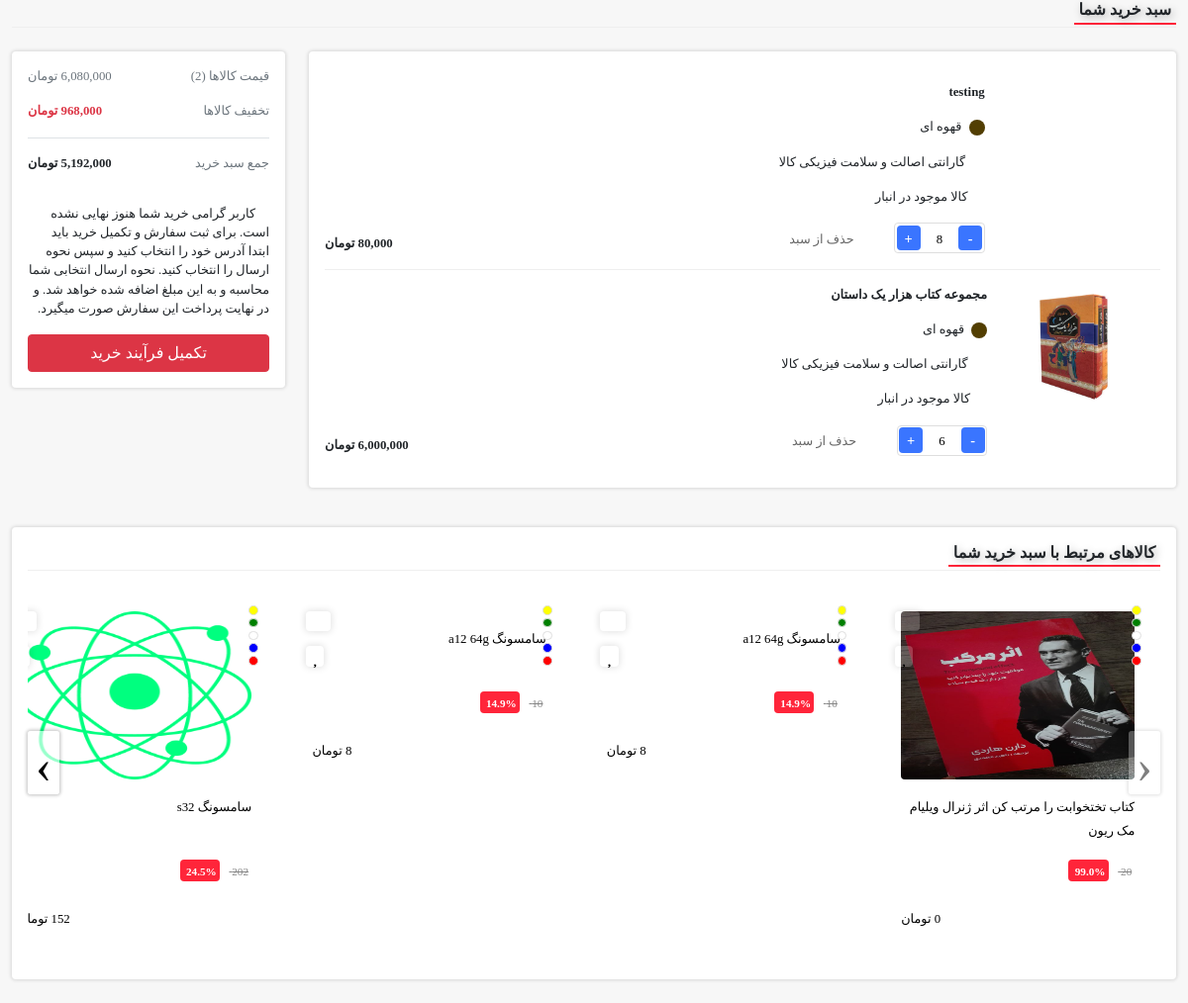
The page /product_shope/ (signed in) on the database its author committed.
### order_module/models.py (models this page shows, shortened)
class OrderDetail(models.Model):
    order = models.ForeignKey(Order, on_delete=models.CASCADE, verbose_name='سبد خرید')
    product = models.ForeignKey(Product, on_delete=models.CASCADE, verbose_name='محصول')
    final_price = models.IntegerField(null=True, blank=True, verbose_name='قیمت نهایی تکی محصول')
    count = models.IntegerField(verbose_name='تعداد')
    def price_is_sales(self):
        sum_price = 0
        sum_price += self.product.price * self.count
        return sum_price
    class Meta:
        verbose_name = 'جزییات سبد خرید'
        verbose_name_plural = 'لیست جزییات سبدهای خرید'

class Order(models.Model):
    user = models.ForeignKey(User, on_delete=models.CASCADE, verbose_name='کاربر')
    is_paid = models.BooleanField(verbose_name='نهایی شده/نشده')
    payment_date = models.DateField(null=True, blank=True, verbose_name='تاریخ پرداخت')
    def is_sale_prices(self):
        sum_price = 0
        for i in self.orderdetail_set.all():
            sum_price += (i.product.price - i.product.sale_price) * i.count
        return sum_price
    def calculate_total_price(self):
        total_amount = 0
        if self.is_paid:
            for order_detail in self.orderdetail_set.all():
                total_amount += order_detail.final_price * order_detail.count
        else:
            for order_detail in self.orderdetail_set.all():
                if order_detail.product.is_sale:
                    total_amount += order_detail.product.sale_price * order_detail.count
                else:
                    total_amount += order_detail.product.price * order_detail.count
        return total_amount
    def total_price(self):
        total_amount = 0
        if self.is_paid:
            for order_detail in self.orderdetail_set.all():
                total_amount += order_detail.final_price * order_detail.count
        else:
            for order_detail in self.orderdetail_set.all():
                    total_amount += order_detail.product.price * order_detail.count
        return total_amount
    class Meta:
        verbose_name = 'سبد خرید'
        verbose_name_plural = 'سبدهای خرید کاربران'

### products/models.py (models this page shows, shortened)
class Product(models.Model):
    image = models.ImageField(upload_to="products/images")
    name = models.CharField(max_length=100, db_index=True, verbose_name='عنوان')
    price = models.IntegerField(verbose_name="قیمت")
    sale_price = models.IntegerField(verbose_name="قیمت تخفیف", default=0)
    short_body = models.CharField(verbose_name="توضیحات کوتاه", max_length=300, db_index=True)
    body = models.TextField(db_index=True, verbose_name="توضیحات")
    is_active = models.BooleanField(default=True, verbose_name="فعال/غیرفعال")
    is_deleted = models.BooleanField(default=False, verbose_name="حذف شده/حذف نشده")
    is_sale = models.BooleanField(null=True, default=False, verbose_name="محصول تخفیف دارد./ندارد")
    discount_percent = models.DecimalField(verbose_name="درصد تخفیف", default=0, max_digits=3, decimal_places=1)
    slug = models.SlugField(default='', null=False, blank=True, max_length=200, unique=True,
                            verbose_name='عنوان در url', allow_unicode=True)
    category_product = models.ManyToManyField(category, verbose_name="دسته بندی",
                                              db_index=True)
    brand = models.ForeignKey(Brands, on_delete=models.CASCADE, verbose_name='برند', null=True, blank=True)
    def get_absolute_url(self):
        return reverse("detail", args=[self.slug, self.id])
    class Meta:
        verbose_name = 'محصول '
        verbose_name_plural = 'محصولات '

### user_profile/views.py (the view)
# urls.py: path('', views.order_cart.as_view(), name='cart'),
@method_decorator(login_required, name='dispatch')
class order_cart(View):
    def get(self, request):
        current_order, created = (Order.objects.prefetch_related('orderdetail_set').get_or_create
                                  (is_paid=False,user_id=request.user.id))
        count = current_order.orderdetail_set.count()
        ordered_products = current_order.orderdetail_set.values_list('product_id', flat=True)
        categories_in_cart = Product.objects.filter(id__in=ordered_products).values_list('category_product', flat=True)
        related_products = Product.objects.filter(category_product__in=categories_in_cart).exclude(
            id__in=ordered_products)
        return render(request, 'user_profile/carts_shope.html', context={'orders': current_order, "count": count,
                                                                         'product': related_products})

### user_profile/templates/user_profile/carts_shope.html
{% extends 'repository/base.html' %}
{% load poll_extras %}
{% load thumbnail %}
{% block contend %}
 <div id="order-detail-content">
        {% include 'user_profile/carts_shope_contend.html' %}
    </div>
{% endblock %}

### user_profile/templates/user_profile/carts_shope_contend.html (shortened to what this page needs)
{% load thumbnail %}
{% load poll_extras %}
	<main id="main-body-one-col" class="main-body">
        {% if orders.orderdetail_set.all %}
        	 <section class="mb-4">
            <section class="container-xxl">
                <section class="row">
                    <section class="col">
                        <section class="content-header">
                            <section class="d-flex justify-content-between align-items-center">
                                <h2 class="content-header-title">
                                    <span>سبد خرید شما</span>
                                </h2>
                            </section>
                        </section>
                        <section class="row mt-4">
                            <section class="col-md-9 mb-3">
                                <section class="content-wrapper bg-white p-3 rounded-2">
                                    {% for order in orders.orderdetail_set.all %}
                                    	<section class="cart-item d-md-flex py-3">
                                        <section class="cart-img align-self-start flex-shrink-1">
                                             {% if order.product.image %}
                                        	{% thumbnail order.product.image "700x700" quality=100 crop="center" as im %}
                                            <img class="" src="{{ im.url }}" alt="">
                                                {% endthumbnail %}
                                        {% endif %}
                                        </section>
                                        <section class="align-self-start w-100">
                                            <p class="fw-bold">{{ order.product.short_body }}</p>
                                            <p><span style="background-color: #523e02;" class="cart-product-selected-color me-1"></span> <span> قهوه ای</span></p>
                                            <p><i class="fa fa-shield-alt cart-product-selected-warranty me-1"></i> <span> گارانتی اصالت و سلامت فیزیکی کالا</span></p>
                                            <p><i class="fa fa-store-alt cart-product-selected-store me-1"></i> <span>کالا موجود در انبار</span></p>
                                            <section>
                                                <section class="cart-product-number d-inline-block ">
                                                    <button class="cart-number-down" onclick="change_min_max({{ order.id }},'decrease')">-</button>
                                                    <input class="" id="count_product" type="number" min="1"  step="1" value="{{ order.count }}" readonly="readonly">
                                                    <button class="cart-number-up" onclick="change_min_max({{ order.id }},'increase')">+</button>
                                                </section>
                                                <a class="text-decoration-none ms-4 cart-delete" onclick="remove_product({{ order.id }})"><i class="fa fa-trash-alt"></i> حذف از سبد</a>
                                            </section>
                                        </section>
                                        <section class="align-self-end flex-shrink-1">
                                            {% if order.product.is_sale %}
                                            	<section class="text-nowrap fw-bold">{{ order.price_is_sales | price }}</section>
                                                {% else %}
                                            	<section class="text-nowrap fw-bold">{{ order.price_is_sales | price }}</section>
                                            {% endif %}
                                        </section>
                                    </section>
                                    {% endfor %}
                                </section>
                            </section>
                            <section class="col-md-3">
                                <section class="content-wrapper bg-white p-3 rounded-2 cart-total-price">
                                    <section class="d-flex justify-content-between align-items-center">
                                        <p class="text-muted">قیمت کالاها ({{ count }})</p>
                                        <p class="text-muted">{{ orders.total_price | price }}</p>
                                    </section>
                                    <section class="d-flex justify-content-between align-items-center">
                                        <p class="text-muted">تخفیف کالاها</p>
                                        <p class="text-danger fw-bolder">{{ orders.is_sale_prices | price }}</p>
                                    </section>
                                    <section class="border-bottom mb-3"></section>
                                    <section class="d-flex justify-content-between align-items-center">
                                        <p class="text-muted">جمع سبد خرید</p>
                                        <p class="fw-bolder">{{ orders.calculate_total_price | price }}</p>
                                    </section>
                                    <p class="my-3">
                                        <i class="fa fa-info-circle me-1"></i>کاربر گرامی  خرید شما هنوز نهایی نشده است. برای ثبت سفارش و تکمیل خرید باید ابتدا آدرس خود را انتخاب کنید و سپس نحوه ارسال را انتخاب کنید. نحوه ارسال انتخابی شما محاسبه و به این مبلغ اضافه شده خواهد شد. و در نهایت پرداخت این سفارش صورت میگیرد.
                                    </p>
                                    <section class="">
                                        <a href="address.html" class="btn btn-danger d-block">تکمیل فرآیند خرید</a>
                                    </section>
                                </section>
                            </section>
                        </section>
                    </section>
                </section>
            </section>
        </section>
        {% endif %}
        <section class="mb-4">
            <section class="container-xxl">
                <section class="row">
                    <section class="col">
                        <section class="content-wrapper bg-white p-3 rounded-2">
                            <section class="content-header">
                                <section class="d-flex justify-content-between align-items-center">
                                    <h2 class="content-header-title">
                                        <span>کالاهای مرتبط با سبد خرید شما</span>
                                    </h2>
                                </section>
                            </section>
                            <section class="lazyload-wrapper">
                                <section class="lazyload light-owl-nav owl-carousel owl-theme owl-rtl owl-loaded owl-drag">
                                <div class="owl-stage-outer">
                                    <div class="owl-stage" style="transform: translate3d(0px, 0px, 0px); transition: all; width: 3272px;">
                                        {% for pro in product %}
                                        <div class="owl-item active" style="width: 287.4px; margin-left: 10px;">
                                        <section class="item">
                                        <section class="lazyload-item-wrapper">
                                            <section class="product">
                                                <section class="product-add-to-cart"><a href="#" data-bs-toggle="tooltip" data-bs-placement="left" title="" data-bs-original-title="افزودن به سبد خرید" aria-label="افزودن به سبد خرید"><i class="fa fa-cart-plus"></i></a></section>
                                                <section class="product-add-to-favorite"><a href="#" data-bs-toggle="tooltip" data-bs-placement="left" title="" data-bs-original-title="افزودن به علاقه مندی" aria-label="افزودن به علاقه مندی"><i class="fa fa-heart"></i></a></section>
                                                <a class="product-link" href="{{ pro.get_absolute_url }}">
                                                    <section class="product-image">
                                                         {% if pro.image %}
                                        	{% thumbnail pro.image "700x700" quality=100 crop="center" as im %}
                                            <img class="" src="{{ im.url }}" alt="">
                                                {% endthumbnail %}
                                                    {% endif %}
                                                    </section>
                                                    <section class="product-name"><h3>{{ pro.short_body }}</h3></section>
                                                    <section class="product-price-wrapper">
                                                          {% if pro.is_sale %}
                                                        	<span class="product-old-price">{{pro.price |price_sale}} </span>
                                                        <span class="product-discount-amount">{{ pro.discount_percent }}%</span>
                                                    </section>
                                                    <section class="product-price">{{ pro.sale_price | price }}</section>
                                                        {% else %}
                                                    <section class="product-price">{{ pro.price | price }}</section>
                                                        {% endif %}
                                                    <section class="product-colors">
                                                        <section class="product-colors-item" style="background-color: yellow;"></section>
                                                        <section class="product-colors-item" style="background-color: green;"></section>
                                                        <section class="product-colors-item" style="background-color: white;"></section>
                                                        <section class="product-colors-item" style="background-color: blue;"></section>
                                                        <section class="product-colors-item" style="background-color: red;"></section>
                                                    </section>
                                                </a>
                                            </section>
                                        </section>
                                    </section>
                                </div>
                                        {% endfor %}
                                    </div>
                                </div>
                                    <div class="owl-nav"><button type="button" role="presentation" class="owl-prev disabled"><span aria-label="Previous">‹</span></button><button type="button" role="presentation" class="owl-next"><span aria-label="Next">›</span></button></div><div class="owl-dots disabled"></div></section>
                            </section>
                        </section>
                    </section>
                </section>
            </section>
        </section>
    </main>

### rows shown on the page
OrderDetail: product.short_body "testing", count "8", price_is_sales "80,000 تومان"
OrderDetail: product.short_body "مجموعه کتاب هزار یک داستان", count "6", price_is_sales "6,000,000 تومان"
Order: total_price "6,080,000 تومان", is_sale_prices "968,000 تومان", calculate_total_price "5,192,000 تومان"
Product: shows a picture, short_body "کتاب تختخوابت را مرتب کن اثر ژنرال ویلیام مک ریون", price "20", discount_percent "99.0", sale_price "0 تومان"
Product: short_body "سامسونگ a12 64g", price "10", discount_percent "14.9", sale_price "8 تومان"
Product: shows a picture, short_body "سامسونگ s32", price "202", discount_percent "24.5", sale_price "152…"

### other values the page prints
{{ count }} "2"
